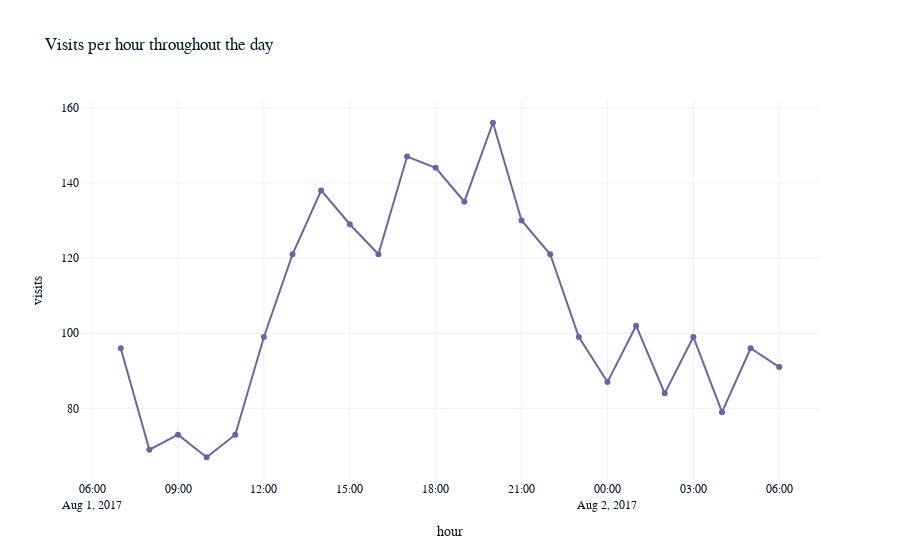

The notebook cell this image was saved under:
### Code cell
#Visits per hour throughout the day for all types
#ga_df['visitStartTime'] = ga_df['visitStartTime'].dt.tz_convert('America/Los_Angeles')
ga_df['hour'] = ga_df['visitStartTime'].dt.to_period('H')
visits_per_month = ga_df.groupby(['hour']).size().reset_index(name='visits')
visits_per_month['hour'] = visits_per_month['hour'].astype(str)
px.line(visits_per_month, x='hour', y='visits', title='Visits per hour throughout the day ', markers=True)

### Figure 1 — Plotly figure (JSON) as saved in the notebook; plotly's stock layout.template omitted (floating-point values rounded to 4 significant figures)
{"data": [{"hovertemplate": "hour=%{x}<br>visits=%{y}<extra></extra>", "legendgroup": "", "line": {"color": "#6568a0", "dash": "solid"}, "marker": {"symbol": "circle"}, "mode": "markers+lines", "name": "", "orientation": "v", "showlegend": false, "x": ["2017-08-01 07:00", "2017-08-01 08:00", "2017-08-01 09:00", "2017-08-01 10:00", "2017-08-01 11:00", "2017-08-01 12:00", "2017-08-01 13:00", "2017-08-01 14:00", "2017-08-01 15:00", "2017-08-01 16:00", "2017-08-01 17:00", "2017-08-01 18:00", "2017-08-01 19:00", "2017-08-01 20:00", "2017-08-01 21:00", "2017-08-01 22:00", "2017-08-01 23:00", "2017-08-02 00:00", "2017-08-02 01:00", "2017-08-02 02:00", "2017-08-02 03:00", "2017-08-02 04:00", "2017-08-02 05:00", "2017-08-02 06:00"], "xaxis": "x", "y": [96, 69, 73, 67, 73, 99, 121, 138, 129, 121, 147, 144, 135, 156, 130, 121, 99, 87, 102, 84, 99, 79, 96, 91], "yaxis": "y", "type": "scatter"}], "layout": {"xaxis": {"anchor": "y", "domain": [0, 1], "title": {"text": "hour"}}, "yaxis": {"anchor": "x", "domain": [0, 1], "title": {"text": "visits"}}, "legend": {"tracegroupgap": 0}, "title": {"text": "Visits per hour throughout the day "}}}
